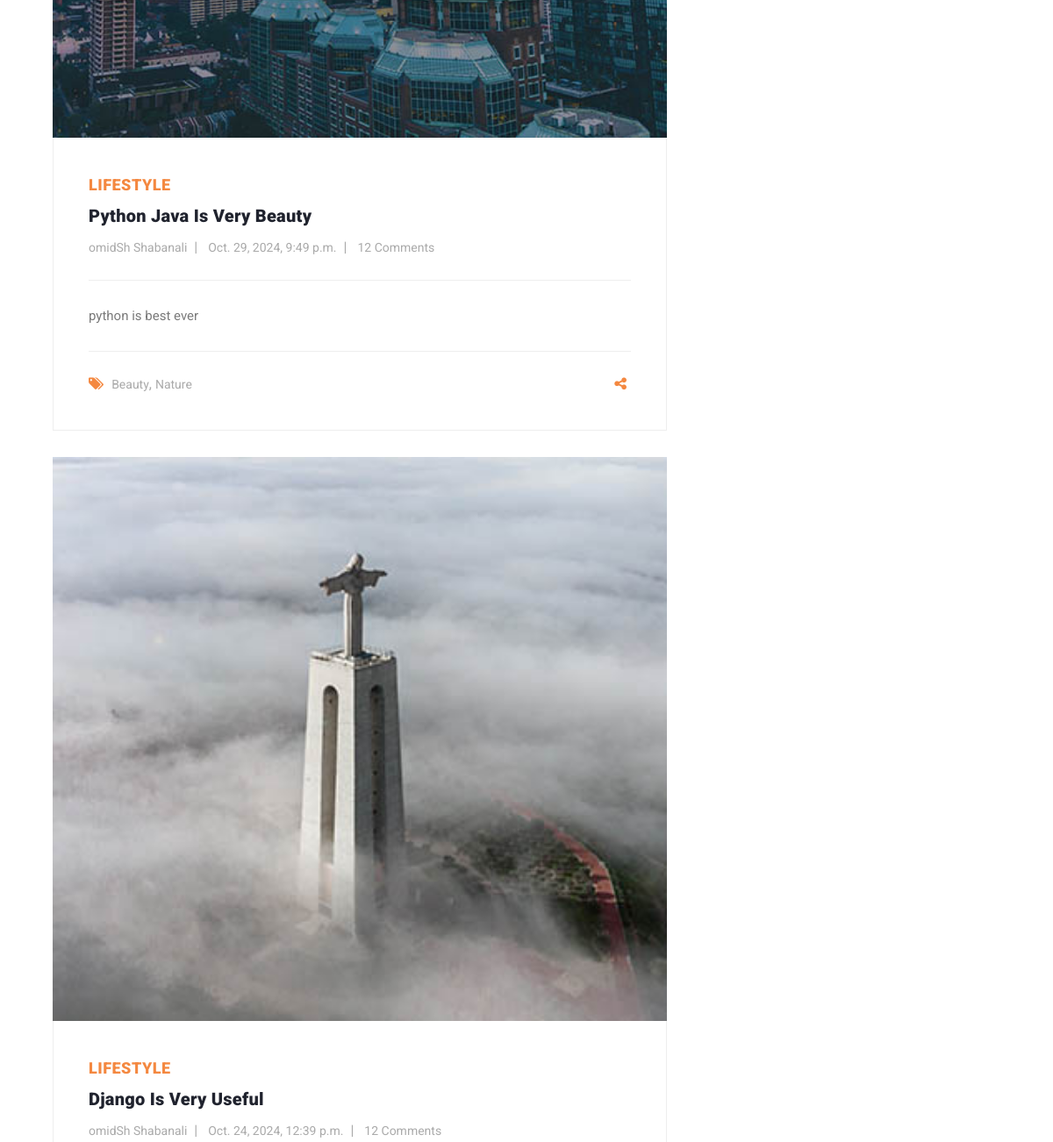
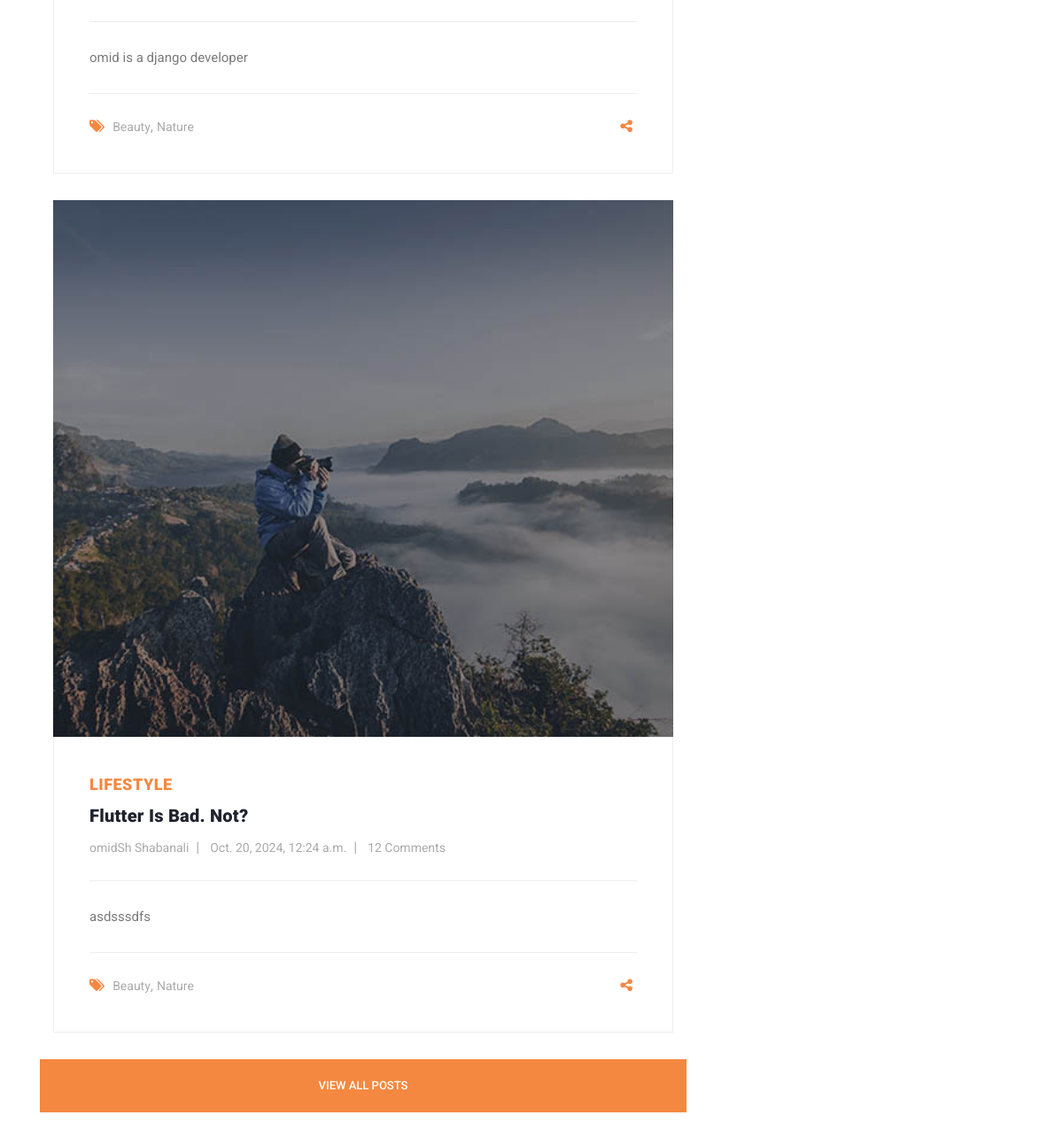
The app's page / (middle part), older data (2 pictures, top to bottom).
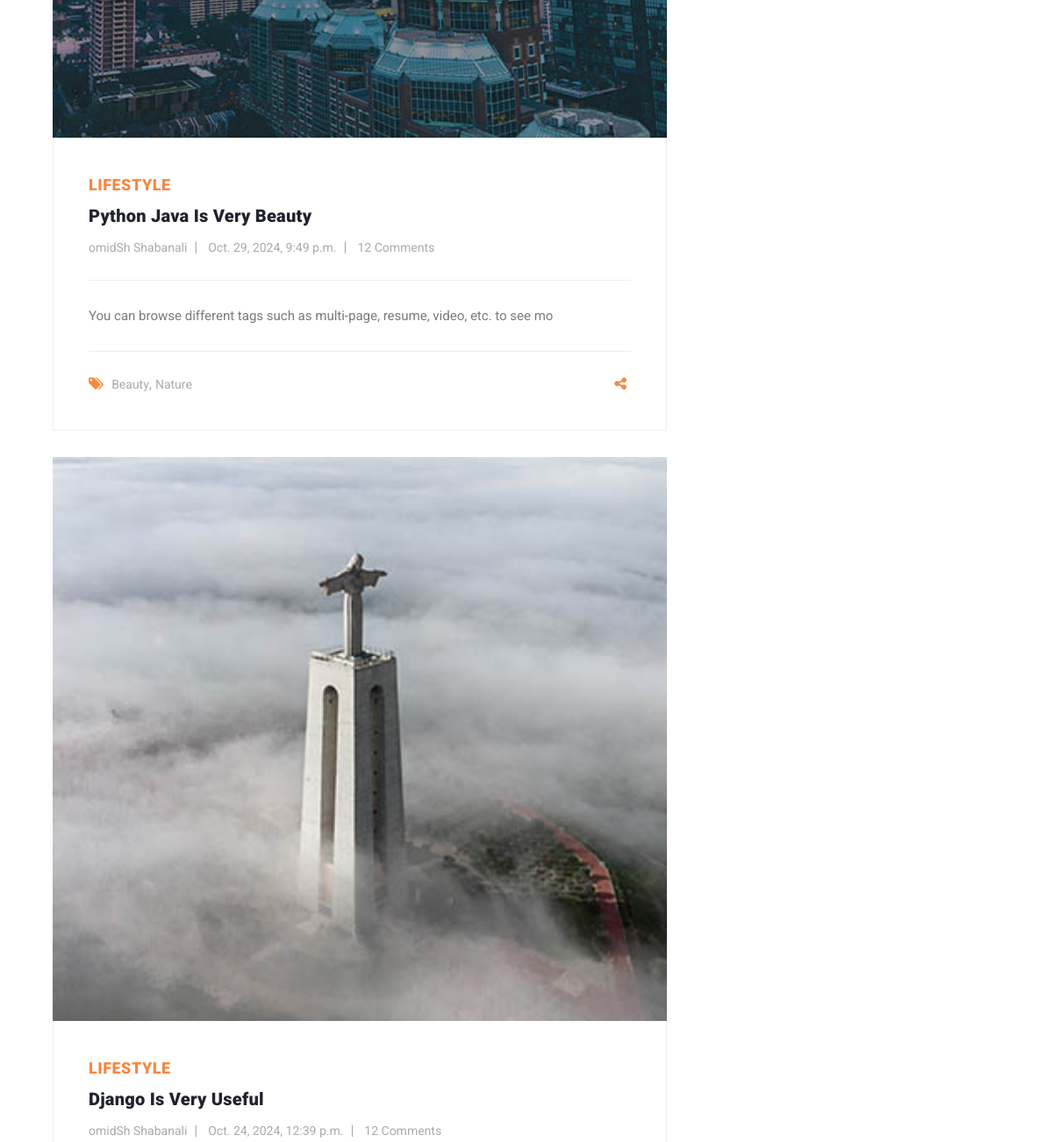
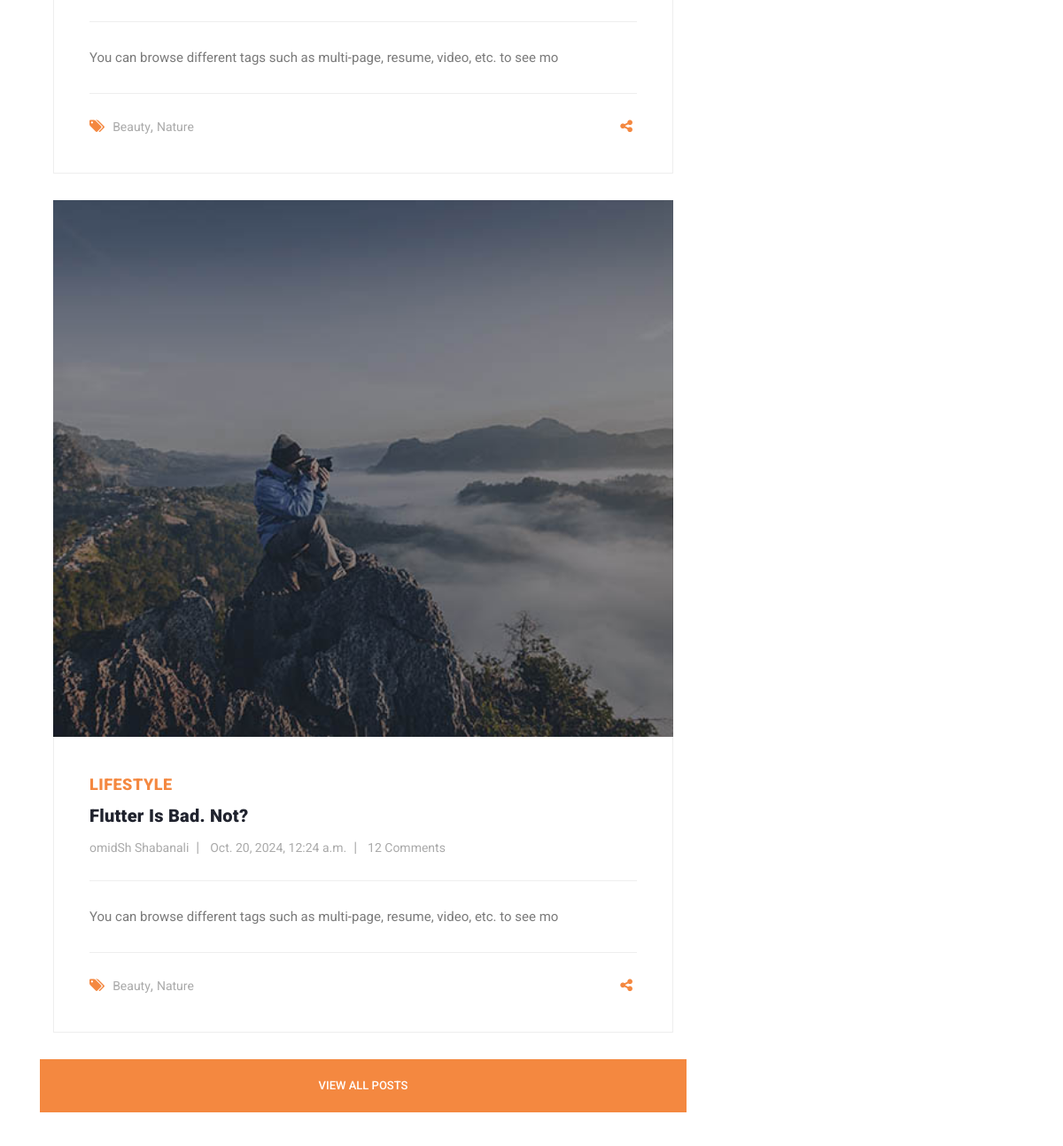
The same page, newer data (2 pictures, top to bottom).
### blog/models.py (models this page shows, shortened)
class Article(models.Model):
    CHOICES = (
        ('A', 'پایتون'),
        ('B', 'جنگو')
    )
    author = models.ForeignKey(User, on_delete=models.CASCADE, related_name='articles')
    category = models.ManyToManyField(Category, related_name='articles')
    title = models.CharField(max_length=70)
    body = models.TextField()
    image = models.ImageField(upload_to='images/articles')
    created = models.DateTimeField(auto_now_add=True)
    updated = models.DateTimeField(auto_now=True)
    myfile = models.FileField(upload_to='test', null=True)
    status = models.BooleanField(default=True)
    published = models.BooleanField(default=True)
    objects = models.Manager()
    custom_manager = ArticleManager()
    slug = models.SlugField(blank=True, unique=True)
    class Meta:
        ordering = ('-created',)
    def get_absolute_url(self):
        return reverse('blog:article_detail', kwargs={'slug':self.slug})

### home/views.py (the view)
# urls.py: path('', views.home, name='home'),
def home(request):
    articles = Article.objects.all() #Manager
    recent_articles = Article.objects.all().order_by('-created', '-updated')[:3]
    return render(request, "home/home.html", {'articles':articles, 'recent_articles':recent_articles})

### account/templatetags/filters.py (called while the page is built)
@register.simple_tag
def current_time(format_string):
    return datetime.datetime.now().strftime(format_string)

def cutter(value, args):
    return value[:args]

### context_processors/context_processors.py (called while the page is built)
def recent_articles(request):
    recent_articles = Article.objects.order_by('-created')
    categories = Category.objects.all()
    return {'recent_articles': recent_articles, 'categories':categories}

### home/templatetags/my_template_tags.py (called while the page is built)
@register.inclusion_tag('home/result.html')
def show_result(queryset):
    return {'objects': queryset}

### home/templates/home/home.html (shortened to what this page needs)
{% extends 'base.html' %}
{% load static %}
{% load render_partial %}
{% load social_share %}
{% load filters %}
{% load my_template_tags %}
{% block content %}
    <section class="blog-posts">
        <div class="container">
            <div class="row">
                <div class="col-lg-8">
                    <div class="all-blog-posts">
                        {% for article in recent_articles %}
                            <div class="col-lg-12">
                                <div class="blog-post">
                                    <div class="blog-thumb">
                                        <img src="{{ article.image.url }}" alt="">
                                    </div>
                                    <div class="down-content">
                                        <span>Lifestyle</span>
                                        <a href="post-details.html"><h4>{{ article.title }}</h4></a>
                                        <ul class="post-info">
                                            <li><a href="#">{{ article.author.get_full_name }}</a></li>
                                            <li><a href="#">{{ article.created }}</a></li>
                                            <li><a href="#">12 Comments</a></li>
                                        </ul>
                                        <p>{{ article.body|mytruncate:79 }}</p>
                                        <div class="post-options">
                                            <div class="row">
                                                <div class="col-6">
                                                    <ul class="post-tags">
                                                        <li><i class="fa fa-tags"></i></li>
                                                        <li><a href="#">Beauty</a>,</li>
                                                        <li><a href="#">Nature</a></li>
                                                    </ul>
                                                </div>
                                                <div class="col-6">
                                                    <ul class="post-share">
                                                        <li><i class="fa fa-share-alt"></i></li>
                                                    </ul>
                                                </div>
                                            </div>
                                        </div>
                                    </div>
                                </div>
                            </div>
                        {% endfor %}
                        <div class="row">
                            <div class="col-lg-12">
                                <div class="main-button">
                                    <a href="{% url "blog:article_list" %}">View All Posts</a>
                                </div>
                            </div>
                        </div>
                    </div>
                </div>
            </div>
        </div>
    </section>
{% endblock %}

### templates/base.html (shortened to what this page needs)
{% load static %}
<!DOCTYPE html>
<html lang="en">
<head>
    {% include "includes/head_references.html" %}
</head>
<body>
{% block content %}
{% endblock %}
</body>
</html>

### templates/includes/head_references.html (shortened to what this page needs)
{% load static %}
<link href="{% static "vendor/bootstrap/css/bootstrap.min.css" %}" rel="stylesheet">
<link rel="stylesheet" href="{% static "css/fontawesome.css" %}">
<link rel="stylesheet" href="{% static "css/templatemo-stand-blog.css" %}">
<link rel="stylesheet" href="{% static "css/owl.css" %}">

### templates/includes/header.html (shortened to what this page needs)
{% load static %}

### templates/includes/footer_references.html (shortened to what this page needs)
{% load static %}

### static/css/templatemo-stand-blog.css (style rules this page uses)
body { font-family: 'Roboto', sans-serif; overflow-x: hidden; text-rendering: optimizeLegibility; -webkit-font-smoothing: antialiased; -moz-osx-font-smoothing: grayscale; }
p { margin-bottom: 0px; font-size: 15px; font-weight: 400; color: #7a7a7a; line-height: 30px; }
ul { padding: 0; margin: 0; list-style: none; }
h1,h2,h3,h4,h5,h6 { margin: 0px; }
.main-button a { display: inline-block; background-color: #f48840; color: #fff; font-size: 13px; font-weight: 500; padding: 12px 20px; text-transform: uppercase; transition: all .3s; }
.blog-posts { margin-top: 100px; }
.blog-posts .blog-post { margin-bottom: 30px; }
.blog-posts .blog-thumb img { width: 100%; overflow: hidden; }
.blog-posts .down-content { padding: 40px; border-right: 1px solid #eee; border-left: 1px solid #eee; border-bottom: 1px solid #eee; }
.blog-posts .down-content span { font-size: 18px; text-transform: uppercase; letter-spacing: 0.5px; font-weight: 900; color: #f48840; }
.blog-posts .down-content h4 { font-size: 24px; text-transform: capitalize; letter-spacing: 0.5px; font-weight: 900; color: #20232e; margin: 10px 0px 12px 0px; }
.blog-posts .down-content ul.post-info li { display: inline-block; margin-right: 8px; }
.blog-posts .down-content ul.post-info li:after { content: '|'; color: #aaa; margin-left: 8px; }
.blog-posts .down-content h4 { font-size: 20px; letter-spacing: 0.25px; }
.blog-posts .down-content ul.post-info li:last-child::after { display: none; }
.blog-posts .down-content ul.post-info li a { font-size: 14px; color: #aaa; font-weight: 400; transition: all .3s; }
.blog-posts .down-content p { padding: 25px 0px; margin: 25px 0px; border-top: 1px solid #eee; border-bottom: 1px solid #eee; }
.blog-posts .down-content ul.post-share { text-align: right; }
.blog-posts .down-content ul.post-tags li, .blog-posts .down-content ul.post-share li { display: inline-block; }
.blog-posts .down-content ul.post-tags li:first-child i, .blog-posts .down-content ul.post-share li:first-child i { color: #f48840; margin-right: 5px; }
.blog-posts .down-content ul.post-tags li, .blog-posts .down-content ul.post-share li { color: #aaa; }
.blog-posts .down-content ul.post-tags li a, .blog-posts .down-content ul.post-share li a { font-size: 14px; color: #aaa; font-weight: 400; transition: all .3s; }
.blog-posts .main-button a { height: 60px; line-height: 60px; padding: 0px; width: 100%; text-align: center; }

Row changes from the older to the newer data that the page shows:
changed Article "Python Java Is Very Beauty": body|mytruncate "python is best ever" → "You can browse different tags such as multi-page, resume, video, etc. to see mo"
changed Article "Django Is Very Useful": body|mytruncate "omid is a django developer" → "You can browse different tags such as multi-page, resume, video, etc. to see mo"
changed Article "Flutter Is Bad. Not?": body|mytruncate "asdsssdfs" → "You can browse different tags such as multi-page, resume, video, etc. to see mo"
